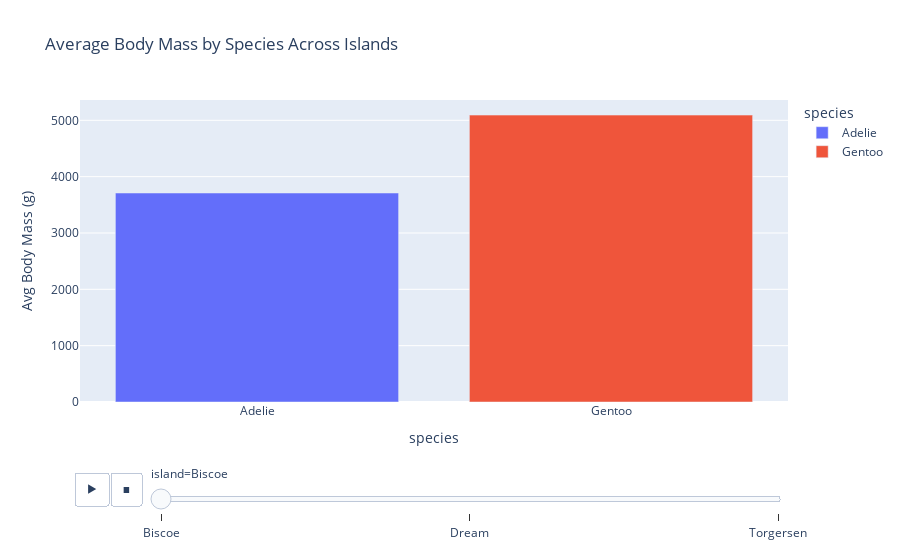

Notebook code for this chart:
### Markdown cell above
### 16. Animated Bar Plot: Avg Body Mass per Species Over Islands

### Code cell
grouped = df.groupby(['island', 'species'])['body_mass_g'].mean().reset_index()

# Animated bar chart
fig = px.bar(
    grouped,
    x="species",
    y="body_mass_g",
    color="species",
    animation_frame="island",
    title="Average Body Mass by Species Across Islands",
    labels={"body_mass_g": "Avg Body Mass (g)"}
)
fig.show()

### Figure 1 — Plotly figure (JSON) as saved in the notebook; plotly's stock layout.template omitted (floating-point values rounded to 4 significant figures)
{"data": [{"hovertemplate": "species=%{x}<br>island=Biscoe<br>Avg Body Mass (g)=%{y}<extra></extra>", "legendgroup": "Adelie", "marker": {"color": "#636efa", "pattern": {"shape": ""}}, "name": "Adelie", "orientation": "v", "showlegend": true, "textposition": "auto", "type": "bar", "x": ["Adelie"], "xaxis": "x", "y": [3710.0], "yaxis": "y"}, {"hovertemplate": "species=%{x}<br>island=Biscoe<br>Avg Body Mass (g)=%{y}<extra></extra>", "legendgroup": "Gentoo", "marker": {"color": "#EF553B", "pattern": {"shape": ""}}, "name": "Gentoo", "orientation": "v", "showlegend": true, "textposition": "auto", "type": "bar", "x": ["Gentoo"], "xaxis": "x", "y": [5092.0], "yaxis": "y"}], "layout": {"barmode": "relative", "legend": {"title": {"text": "species"}, "tracegroupgap": 0}, "sliders": [{"active": 0, "currentvalue": {"prefix": "island="}, "len": 0.9, "pad": {"b": 10, "t": 60}, "steps": [{"args": [["Biscoe"], {"frame": {"duration": 0, "redraw": true}, "fromcurrent": true, "mode": "immediate", "transition": {"duration": 0, "easing": "linear"}}], "label": "Biscoe", "method": "animate"}, {"args": [["Dream"], {"frame": {"duration": 0, "redraw": true}, "fromcurrent": true, "mode": "immediate", "transition": {"duration": 0, "easing": "linear"}}], "label": "Dream", "method": "animate"}, {"args": [["Torgersen"], {"frame": {"duration": 0, "redraw": true}, "fromcurrent": true, "mode": "immediate", "transition": {"duration": 0, "easing": "linear"}}], "label": "Torgersen", "method": "animate"}], "x": 0.1, "xanchor": "left", "y": 0, "yanchor": "top"}], "title": {"text": "Average Body Mass by Species Across Islands"}, "updatemenus": [{"buttons": [{"args": [null, {"frame": {"duration": 500, "redraw": true}, "fromcurrent": true, "mode": "immediate", "transition": {"duration": 500, "easing": "linear"}}], "label": "&#9654;", "method": "animate"}, {"args": [[null], {"frame": {"duration": 0, "redraw": true}, "fromcurrent": true, "mode": "immediate", "transition": {"duration": 0, "easing": "linear"}}], "label": "&#9724;", "method": "animate"}], "direction": "left", "pad": {"r": 10, "t": 70}, "showactive": false, "type": "buttons", "x": 0.1, "xanchor": "right", "y": 0, "yanchor": "top"}], "xaxis": {"anchor": "y", "categoryarray": ["Adelie", "Gentoo", "Chinstrap"], "categoryorder": "array", "domain": [0, 1], "title": {"text": "species"}}, "yaxis": {"anchor": "x", "domain": [0, 1], "title": {"text": "Avg Body Mass (g)"}}}}
